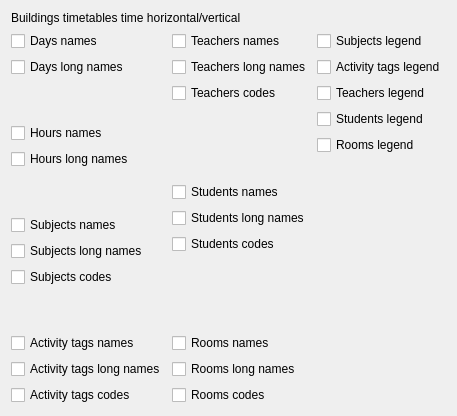
     <widget class="QWidget" name="tabWidgetPage15">
      <attribute name="title">
       <string>15</string>
      </attribute>
      <layout class="QGridLayout" name="gridLayout_16">
       <item row="0" column="0" colspan="3">
        <widget class="QLabel" name="label_15">
         <property name="text">
          <string>Buildings timetables time horizontal/vertical</string>
         </property>
        </widget>
       </item>
       <item row="1" column="0">
        <layout class="QVBoxLayout" name="verticalLayout_23">
         <item>
          <widget class="QCheckBox" name="buildingsTimeHVDaysNamesCheckBox">
           <property name="text">
            <string>Days names</string>
           </property>
          </widget>
         </item>
         <item>
          <widget class="QCheckBox" name="buildingsTimeHVDaysLongNamesCheckBox">
           <property name="text">
            <string>Days long names</string>
           </property>
          </widget>
         </item>
         <item>
          <spacer name="verticalSpacer_59">
           <property name="orientation">
            <enum>Qt::Vertical</enum>
           </property>
           <property name="sizeHint" stdset="0">
            <size>
             <width>20</width>
             <height>40</height>
            </size>
           </property>
          </spacer>
         </item>
         <item>
          <widget class="QCheckBox" name="buildingsTimeHVHoursNamesCheckBox">
           <property name="text">
            <string>Hours names</string>
           </property>
          </widget>
         </item>
         <item>
          <widget class="QCheckBox" name="buildingsTimeHVHoursLongNamesCheckBox">
           <property name="text">
            <string>Hours long names</string>
           </property>
          </widget>
         </item>
         <item>
          <spacer name="verticalSpacer_60">
           <property name="orientation">
            <enum>Qt::Vertical</enum>
           </property>
           <property name="sizeHint" stdset="0">
            <size>
             <width>20</width>
             <height>40</height>
            </size>
           </property>
          </spacer>
         </item>
         <item>
          <widget class="QCheckBox" name="buildingsTimeHVSubjectsNamesCheckBox">
           <property name="text">
            <string>Subjects names</string>
           </property>
          </widget>
         </item>
         <item>
          <widget class="QCheckBox" name="buildingsTimeHVSubjectsLongNamesCheckBox">
           <property name="text">
            <string>Subjects long names</string>
           </property>
          </widget>
         </item>
         <item>
          <widget class="QCheckBox" name="buildingsTimeHVSubjectsCodesCheckBox">
           <property name="text">
            <string>Subjects codes</string>
           </property>
          </widget>
         </item>
         <item>
          <spacer name="verticalSpacer_61">
           <property name="orientation">
            <enum>Qt::Vertical</enum>
           </property>
           <property name="sizeHint" stdset="0">
            <size>
             <width>20</width>
             <height>40</height>
            </size>
           </property>
          </spacer>
         </item>
         <item>
          <widget class="QCheckBox" name="buildingsTimeHVActivityTagsNamesCheckBox">
           <property name="text">
            <string>Activity tags names</string>
           </property>
          </widget>
         </item>
         <item>
          <widget class="QCheckBox" name="buildingsTimeHVActivityTagsLongNamesCheckBox">
           <property name="text">
            <string>Activity tags long names</string>
           </property>
          </widget>
         </item>
         <item>
          <widget class="QCheckBox" name="buildingsTimeHVActivityTagsCodesCheckBox">
           <property name="text">
            <string>Activity tags codes</string>
           </property>
          </widget>
         </item>
        </layout>
       </item>
       <item row="1" column="1">
        <layout class="QVBoxLayout" name="verticalLayout_24">
         <item>
          <widget class="QCheckBox" name="buildingsTimeHVTeachersNamesCheckBox">
           <property name="text">
            <string>Teachers names</string>
           </property>
          </widget>
         </item>
         <item>
          <widget class="QCheckBox" name="buildingsTimeHVTeachersLongNamesCheckBox">
           <property name="text">
            <string>Teachers long names</string>
           </property>
          </widget>
         </item>
         <item>
          <widget class="QCheckBox" name="buildingsTimeHVTeachersCodesCheckBox">
           <property name="text">
            <string>Teachers codes</string>
           </property>
          </widget>
         </item>
         <item>
          <spacer name="verticalSpacer_62">
           <property name="orientation">
            <enum>Qt::Vertical</enum>
           </property>
           <property name="sizeHint" stdset="0">
            <size>
             <width>20</width>
             <height>40</height>
            </size>
           </property>
          </spacer>
         </item>
         <item>
          <widget class="QCheckBox" name="buildingsTimeHVStudentsNamesCheckBox">
           <property name="text">
            <string>Students names</string>
           </property>
          </widget>
         </item>
         <item>
          <widget class="QCheckBox" name="buildingsTimeHVStudentsLongNamesCheckBox">
           <property name="text">
            <string>Students long names</string>
           </property>
          </widget>
         </item>
         <item>
          <widget class="QCheckBox" name="buildingsTimeHVStudentsCodesCheckBox">
           <property name="text">
            <string>Students codes</string>
           </property>
          </widget>
         </item>
         <item>
          <spacer name="verticalSpacer_63">
           <property name="orientation">
            <enum>Qt::Vertical</enum>
           </property>
           <property name="sizeHint" stdset="0">
            <size>
             <width>20</width>
             <height>40</height>
            </size>
           </property>
          </spacer>
         </item>
         <item>
          <widget class="QCheckBox" name="buildingsTimeHVRoomsNamesCheckBox">
           <property name="text">
            <string>Rooms names</string>
           </property>
          </widget>
         </item>
         <item>
          <widget class="QCheckBox" name="buildingsTimeHVRoomsLongNamesCheckBox">
           <property name="text">
            <string>Rooms long names</string>
           </property>
          </widget>
         </item>
         <item>
          <widget class="QCheckBox" name="buildingsTimeHVRoomsCodesCheckBox">
           <property name="text">
            <string>Rooms codes</string>
           </property>
          </widget>
         </item>
        </layout>
       </item>
       <item row="1" column="2">
        <layout class="QVBoxLayout" name="verticalLayout_48">
         <item>
          <widget class="QCheckBox" name="buildingsTimeHVSubjectsLegendCheckBox">
           <property name="text">
            <string>Subjects legend</string>
           </property>
          </widget>
         </item>
         <item>
          <widget class="QCheckBox" name="buildingsTimeHVActivityTagsLegendCheckBox">
           <property name="text">
            <string>Activity tags legend</string>
           </property>
          </widget>
         </item>
         <item>
          <widget class="QCheckBox" name="buildingsTimeHVTeachersLegendCheckBox">
           <property name="text">
            <string>Teachers legend</string>
           </property>
          </widget>
         </item>
         <item>
          <widget class="QCheckBox" name="buildingsTimeHVStudentsLegendCheckBox">
           <property name="text">
            <string>Students legend</string>
           </property>
          </widget>
         </item>
         <item>
          <widget class="QCheckBox" name="buildingsTimeHVRoomsLegendCheckBox">
           <property name="text">
            <string>Rooms legend</string>
           </property>
          </widget>
         </item>
         <item>
          <spacer name="verticalSpacer_105">
           <property name="orientation">
            <enum>Qt::Vertical</enum>
           </property>
           <property name="sizeHint" stdset="0">
            <size>
             <width>20</width>
             <height>40</height>
            </size>
           </property>
          </spacer>
         </item>
        </layout>
       </item>
      </layout>
     </widget>
